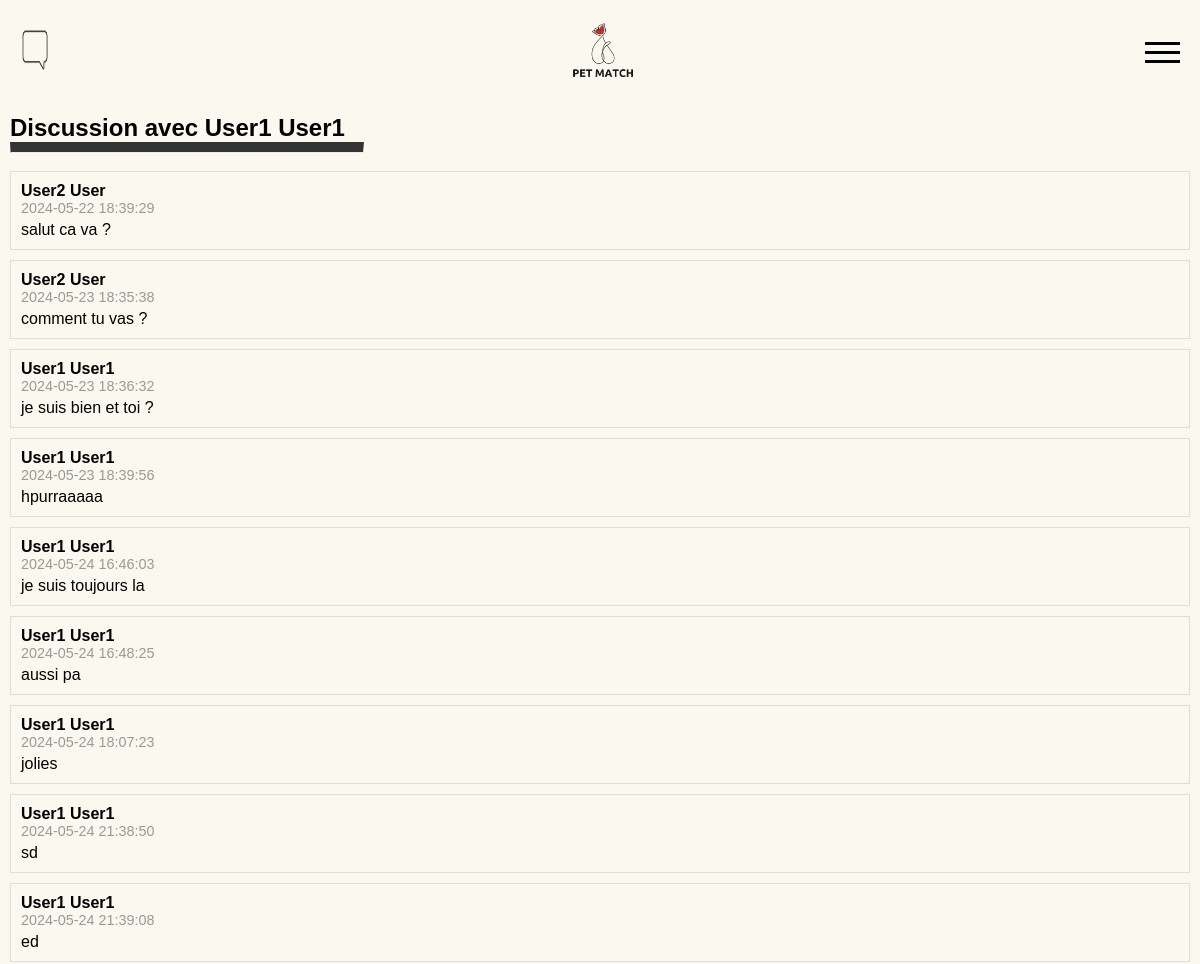
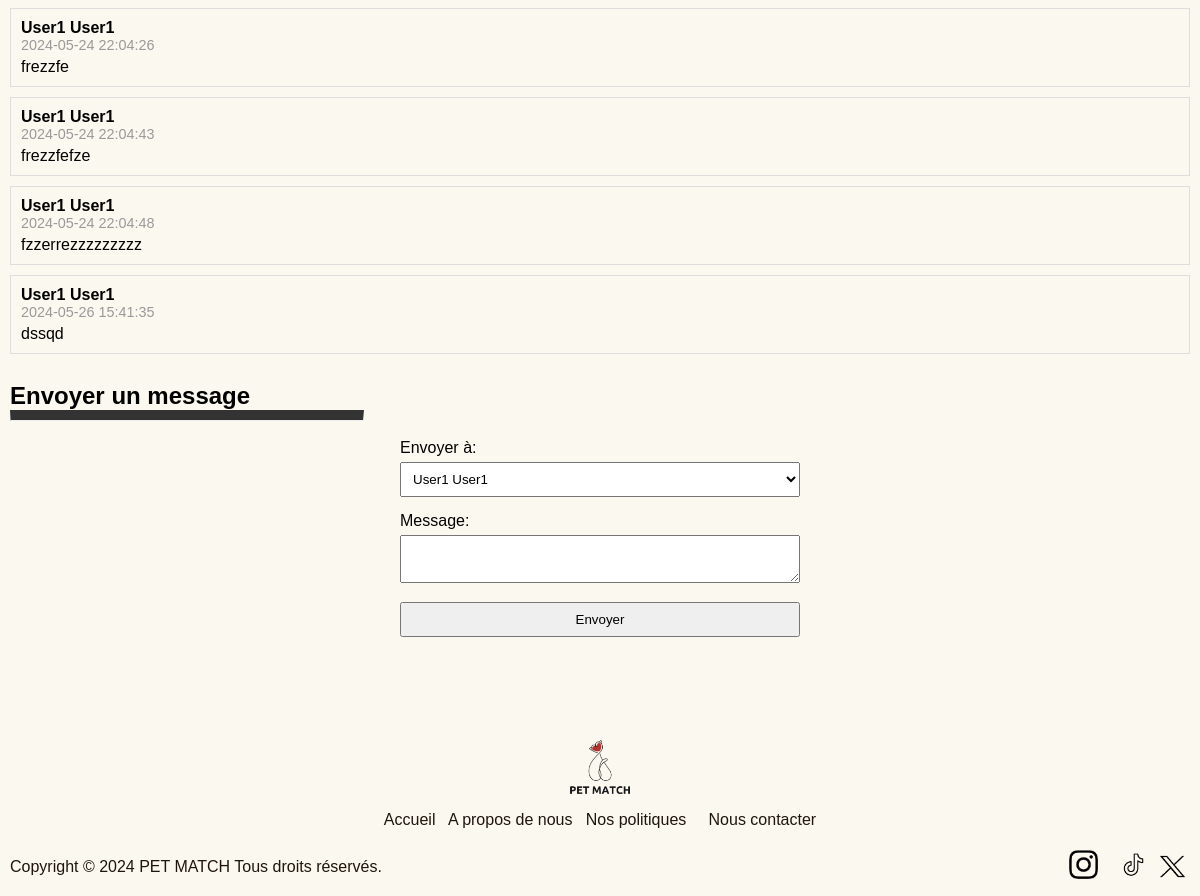
Page /feature/send_message.php?message_to_user_id=2 (signed in) on the committed database (2 pictures, top to bottom).
### tables this page shows
CREATE TABLE user (
    id INTEGER PRIMARY KEY AUTOINCREMENT,
    gender TEXT NOT NULL,
    firstname TEXT NOT NULL,
    lastname TEXT NOT NULL,
    email TEXT NOT NULL UNIQUE,
    password TEXT NOT NULL,
    phone TEXT NOT NULL,
    city TEXT NOT NULL,
    birthday TEXT NOT NULL,
    orientation TEXT NOT NULL,
    bio TEXT,
    is_admin INTEGER NOT NULL DEFAULT 0,
    blocked INTEGER NOT NULL DEFAULT 0,
    created_at TIMESTAMP DEFAULT CURRENT_TIMESTAMP,
    subscription TEXT,
    dog_breed TEXT NOT NULL
, "photo" TEXT);

CREATE TABLE messages (
    id INTEGER PRIMARY KEY AUTOINCREMENT,
    sender_id INTEGER NOT NULL,
    receiver_id INTEGER NOT NULL,
    content TEXT NOT NULL,
    sent_at TIMESTAMP DEFAULT CURRENT_TIMESTAMP,
    FOREIGN KEY (sender_id) REFERENCES user(id),
    FOREIGN KEY (receiver_id) REFERENCES user(id)
);

### feature/send_message.php (the view, shortened to what this page needs)
<?php include '../template/header.php'; $custom_css = "../css/send_message.css"; ?>
<?php
$pdo = new PDO('sqlite:../DB/my_database.db');
$pdo->setAttribute(PDO::ATTR_ERRMODE, PDO::ERRMODE_EXCEPTION);
$user_id = $_SESSION['user_id'];
if (isset($_GET['message_to_user_id'])) {
    $receiver_id = $_GET['message_to_user_id'];
    $stmt = $pdo->prepare("SELECT * FROM user WHERE id = :id");
    $stmt->execute(['id' => $receiver_id]);
    $receiver = $stmt->fetch(PDO::FETCH_ASSOC);
    $sql = "SELECT m.*, u.firstname, u.lastname
            FROM messages m
            JOIN user u ON m.sender_id = u.id
            WHERE (m.sender_id = :user_id AND m.receiver_id = :receiver_id)
               OR (m.sender_id = :receiver_id AND m.receiver_id = :user_id)
            ORDER BY m.sent_at ASC";
    $stmt = $pdo->prepare($sql);
    $stmt->execute([
        'user_id' => $user_id,
        'receiver_id' => $receiver_id
    ]);
    $messages = $stmt->fetchAll(PDO::FETCH_ASSOC);
}
?>
<link rel="stylesheet" href="../css/send_message.css">
    <?php if (isset($messages)): ?>
        <h2>Discussion avec <?= htmlspecialchars($receiver['firstname'] . ' ' . $receiver['lastname']) ?></h2>
        <hr style="border-top: 10px solid #333; width:30%">
        <br>
        <?php foreach ($messages as $message): ?>
            <div class="message">
                <div class="sender">
                    <?= htmlspecialchars($message['firstname'] . ' ' . $message['lastname']) ?>
                </div>
                <div class="timestamp">
                    <?= htmlspecialchars($message['sent_at']) ?>
                </div>
                <div class="content">
                    <?= nl2br(htmlspecialchars($message['content'])) ?>
                </div>
            </div>
        <?php endforeach; ?>
    <?php endif; ?>
    <br>
    <h2>Envoyer un message</h2>
    <hr style="border-top: 10px solid #333; width:30%">
    <br>
    <form action="form/send_messageF.php" method="POST">
        <label>Envoyer à:</label>
        <select name="receiver_id" required>
            <?php
            if (!isset($_GET['message_to_user_id'])) {
                foreach ($matched_users as $user) {
                    echo "<option value='" . htmlspecialchars($user['id']) . "'>" .
                        htmlspecialchars($user['firstname'] . " " . $user['lastname']) .
                        "</option>";
                }
            } else {
                echo "<option value='" . htmlspecialchars($receiver['id']) . "'>" .
                    htmlspecialchars($receiver['firstname'] . " " . $receiver['lastname']) .
                    "</option>";
            }
            ?>
        </select>
        <label>Message:</label>
        <textarea name="content" required></textarea>
        <input type="submit" value="Envoyer">
    </form>
<?php include '../template/footer.php'; ?>

### css/style.css (style rules this page uses)
* { margin: 0; padding: 0; box-sizing: border-box; }
html { height: 100%; background-color: #FBF9EF; }
body { min-height: 100%; display: block; flex-direction: column; font-family: "Arial", Sans-serif; background-color: #FBF9EF; }

### css/send_message.css (style rules this page uses)
form { max-width: 400px; margin: auto; }
label { display: block; margin-bottom: 5px; }
input, select, textarea { width: 100%; margin-bottom: 15px; padding: 8px; }
.message { border: 1px solid #ddd; padding: 10px; margin-bottom: 10px; }
.sender { font-weight: bold; }
.content { margin-top: 5px; }
.timestamp { color: #999; font-size: 0.9em; }

### rows in the picture
user: firstname+lastname "User1 User1", receiver_id "User1 User1"
messages: sender.lastname "User2 User", sent_at "2024-05-22 18:39:29", content "salut ca va ?"
messages: sender.lastname "User2 User", sent_at "2024-05-23 18:35:38", content "comment tu vas ?"
messages: sender.lastname "User1 User1", sent_at "2024-05-23 18:36:32", content "je suis bien et toi ?"
messages: sender.lastname "User1 User1", sent_at "2024-05-23 18:39:56", content "hpurraaaaa"
messages: sender.lastname "User1 User1", sent_at "2024-05-24 16:46:03", content "je suis toujours la"
messages: sender.lastname "User1 User1", sent_at "2024-05-24 16:48:25", content "aussi pa"
messages: sender.lastname "User1 User1", sent_at "2024-05-24 18:07:23", content "jolies"
messages: sender.lastname "User1 User1", sent_at "2024-05-24 21:38:50", content "sd"
messages: sender.lastname "User1 User1", sent_at "2024-05-24 21:39:08", content "ed"
messages: sender.lastname "User1 User1", sent_at "2024-05-24 22:04:26", content "frezzfe"
messages: sender.lastname "User1 User1", sent_at "2024-05-24 22:04:43", content "frezzfefze"
messages: sender.lastname "User1 User1", sent_at "2024-05-24 22:04:48", content "fzzerrezzzzzzzzz"
messages: sender.lastname "User1 User1", sent_at "2024-05-26 15:41:35", content "dssqd"
